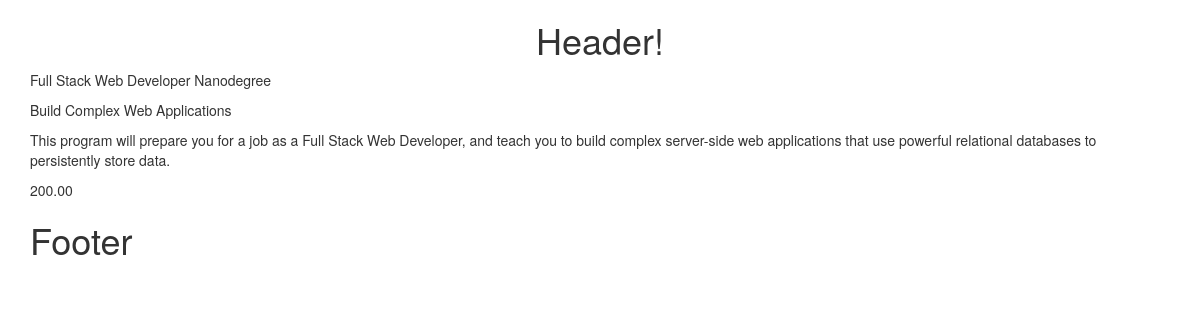
The app's page /mooc/program/1/ with its own data.
### mooc/models.py (models this page shows, shortened)
class Programs(models.Model):
	name = models.CharField(max_length=50)
	slogan = models.TextField(max_length=5000)
	description = models.TextField(max_length=5000)
	cost = models.DecimalField(max_digits=6, decimal_places=2)
	has_plus = models.BooleanField(default=True)
	is_active = models.BooleanField(default=True)
	timeline = models.IntegerField(default=0)
	released_date = models.DateField(auto_now_add=True)
	skill_level = models.CharField(max_length=50, null=True, choices=[("beginner", "beginner"), ("intermediate", "intermediate"), ("advanced", "advanced")])

### mooc/views.py (the view)
# urls.py: url(r'^program/(?P<pk>[0-9]+)/$', views.ProgramView.as_view(), name='program'),
class ProgramView(DetailView):
	model = Programs
	template_name = 'mooc/program.html'
	context_object_name = "program"

### mooc/templates/mooc/program.html
{% extends 'base.html' %}
{% block content %}
	<p>{{ program.name }}</p>
	<p>{{ program.slogan }}</p>
	<p>{{ program.description }}</p>
	<p>{{ program.cost }}</p>
{% endblock %}

### records on screen
Programs: name "Full Stack Web Developer Nanodegree", slogan "Build Complex Web Applications", description "This program will prepare you for a job as a Full Stack Web Developer, and teach you to build complex server-side web applications that use powerful relational databases to persistently store data.", cost "200.00"
